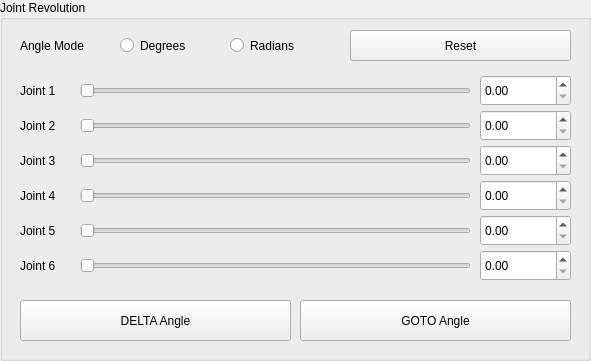
     <widget class="QGroupBox" name="joint_revolution_2">
      <property name="geometry">
       <rect>
        <x>650</x>
        <y>410</y>
        <width>591</width>
        <height>361</height>
       </rect>
      </property>
      <property name="title">
       <string>Joint Revolution</string>
      </property>
      <widget class="QSlider" name="slider_joint1_angle_3">
       <property name="geometry">
        <rect>
         <x>80</x>
         <y>80</y>
         <width>391</width>
         <height>22</height>
        </rect>
       </property>
       <property name="orientation">
        <enum>Qt::Horizontal</enum>
       </property>
      </widget>
      <widget class="QLabel" name="label_127">
       <property name="geometry">
        <rect>
         <x>20</x>
         <y>80</y>
         <width>51</width>
         <height>21</height>
        </rect>
       </property>
       <property name="text">
        <string>Joint 1</string>
       </property>
      </widget>
      <widget class="QLabel" name="label_128">
       <property name="geometry">
        <rect>
         <x>20</x>
         <y>30</y>
         <width>91</width>
         <height>31</height>
        </rect>
       </property>
       <property name="text">
        <string>Angle Mode</string>
       </property>
      </widget>
      <widget class="QLabel" name="label_129">
       <property name="geometry">
        <rect>
         <x>20</x>
         <y>115</y>
         <width>51</width>
         <height>21</height>
        </rect>
       </property>
       <property name="text">
        <string>Joint 2</string>
       </property>
      </widget>
      <widget class="QSlider" name="slider_joint2_angle_3">
       <property name="geometry">
        <rect>
         <x>80</x>
         <y>115</y>
         <width>391</width>
         <height>22</height>
        </rect>
       </property>
       <property name="orientation">
        <enum>Qt::Horizontal</enum>
       </property>
      </widget>
      <widget class="QLabel" name="label_130">
       <property name="geometry">
        <rect>
         <x>20</x>
         <y>150</y>
         <width>51</width>
         <height>21</height>
        </rect>
       </property>
       <property name="text">
        <string>Joint 3</string>
       </property>
      </widget>
      <widget class="QSlider" name="slider_joint3_angle_3">
       <property name="geometry">
        <rect>
         <x>80</x>
         <y>150</y>
         <width>391</width>
         <height>22</height>
        </rect>
       </property>
       <property name="orientation">
        <enum>Qt::Horizontal</enum>
       </property>
      </widget>
      <widget class="QLabel" name="label_131">
       <property name="geometry">
        <rect>
         <x>20</x>
         <y>185</y>
         <width>51</width>
         <height>21</height>
        </rect>
       </property>
       <property name="text">
        <string>Joint 4</string>
       </property>
      </widget>
      <widget class="QSlider" name="slider_joint4_angle_3">
       <property name="geometry">
        <rect>
         <x>80</x>
         <y>185</y>
         <width>391</width>
         <height>22</height>
        </rect>
       </property>
       <property name="orientation">
        <enum>Qt::Horizontal</enum>
       </property>
      </widget>
      <widget class="QLabel" name="label_132">
       <property name="geometry">
        <rect>
         <x>20</x>
         <y>220</y>
         <width>51</width>
         <height>21</height>
        </rect>
       </property>
       <property name="text">
        <string>Joint 5</string>
       </property>
      </widget>
      <widget class="QSlider" name="slider_joint5_angle_3">
       <property name="geometry">
        <rect>
         <x>80</x>
         <y>220</y>
         <width>391</width>
         <height>22</height>
        </rect>
       </property>
       <property name="orientation">
        <enum>Qt::Horizontal</enum>
       </property>
      </widget>
      <widget class="QLabel" name="label_133">
       <property name="geometry">
        <rect>
         <x>20</x>
         <y>255</y>
         <width>51</width>
         <height>21</height>
        </rect>
       </property>
       <property name="text">
        <string>Joint 6</string>
       </property>
      </widget>
      <widget class="QSlider" name="slider_joint6_angle_3">
       <property name="geometry">
        <rect>
         <x>80</x>
         <y>255</y>
         <width>391</width>
         <height>22</height>
        </rect>
       </property>
       <property name="orientation">
        <enum>Qt::Horizontal</enum>
       </property>
      </widget>
      <widget class="QPushButton" name="pushButton_118">
       <property name="geometry">
        <rect>
         <x>20</x>
         <y>300</y>
         <width>271</width>
         <height>41</height>
        </rect>
       </property>
       <property name="text">
        <string>DELTA Angle</string>
       </property>
      </widget>
      <widget class="QPushButton" name="pushButton_119">
       <property name="geometry">
        <rect>
         <x>300</x>
         <y>300</y>
         <width>271</width>
         <height>41</height>
        </rect>
       </property>
       <property name="text">
        <string>GOTO Angle</string>
       </property>
      </widget>
      <widget class="QPushButton" name="button_reset_angle_3">
       <property name="geometry">
        <rect>
         <x>350</x>
         <y>30</y>
         <width>221</width>
         <height>31</height>
        </rect>
       </property>
       <property name="text">
        <string>Reset</string>
       </property>
      </widget>
      <widget class="QDoubleSpinBox" name="spinbox_joint1_angle_3">
       <property name="geometry">
        <rect>
         <x>480</x>
         <y>75</y>
         <width>91</width>
         <height>31</height>
        </rect>
       </property>
      </widget>
      <widget class="QDoubleSpinBox" name="spinbox_joint2_angle_3">
       <property name="geometry">
        <rect>
         <x>480</x>
         <y>110</y>
         <width>91</width>
         <height>31</height>
        </rect>
       </property>
      </widget>
      <widget class="QDoubleSpinBox" name="spinbox_joint3_angle_3">
       <property name="geometry">
        <rect>
         <x>480</x>
         <y>145</y>
         <width>91</width>
         <height>31</height>
        </rect>
       </property>
      </widget>
      <widget class="QDoubleSpinBox" name="spinbox_joint4_angle_3">
       <property name="geometry">
        <rect>
         <x>480</x>
         <y>180</y>
         <width>91</width>
         <height>31</height>
        </rect>
       </property>
      </widget>
      <widget class="QDoubleSpinBox" name="spinbox_joint5_angle_3">
       <property name="geometry">
        <rect>
         <x>480</x>
         <y>215</y>
         <width>91</width>
         <height>31</height>
        </rect>
       </property>
      </widget>
      <widget class="QDoubleSpinBox" name="spinbox_joint6_angle_3">
       <property name="geometry">
        <rect>
         <x>480</x>
         <y>250</y>
         <width>91</width>
         <height>31</height>
        </rect>
       </property>
      </widget>
      <widget class="QFrame" name="frame_21">
       <property name="geometry">
        <rect>
         <x>120</x>
         <y>30</y>
         <width>191</width>
         <height>41</height>
        </rect>
       </property>
       <property name="font">
        <font>
         <family>Segoe UI</family>
        </font>
       </property>
       <property name="styleSheet">
        <string notr="true">border-style: none;</string>
       </property>
       <property name="frameShape">
        <enum>QFrame::StyledPanel</enum>
       </property>
       <property name="frameShadow">
        <enum>QFrame::Raised</enum>
       </property>
       <widget class="QRadioButton" name="radioButton_38">
        <property name="geometry">
         <rect>
          <x>0</x>
          <y>0</y>
          <width>108</width>
          <height>31</height>
         </rect>
        </property>
        <property name="font">
         <font>
          <family>Segoe UI</family>
         </font>
        </property>
        <property name="styleSheet">
         <string notr="true">border-style: none;</string>
        </property>
        <property name="text">
         <string>Degrees</string>
        </property>
       </widget>
       <widget class="QRadioButton" name="radioButton_39">
        <property name="geometry">
         <rect>
          <x>110</x>
          <y>0</y>
          <width>81</width>
          <height>31</height>
         </rect>
        </property>
        <property name="font">
         <font>
          <family>Segoe UI</family>
         </font>
        </property>
        <property name="text">
         <string>Radians</string>
        </property>
       </widget>
      </widget>
     </widget>
